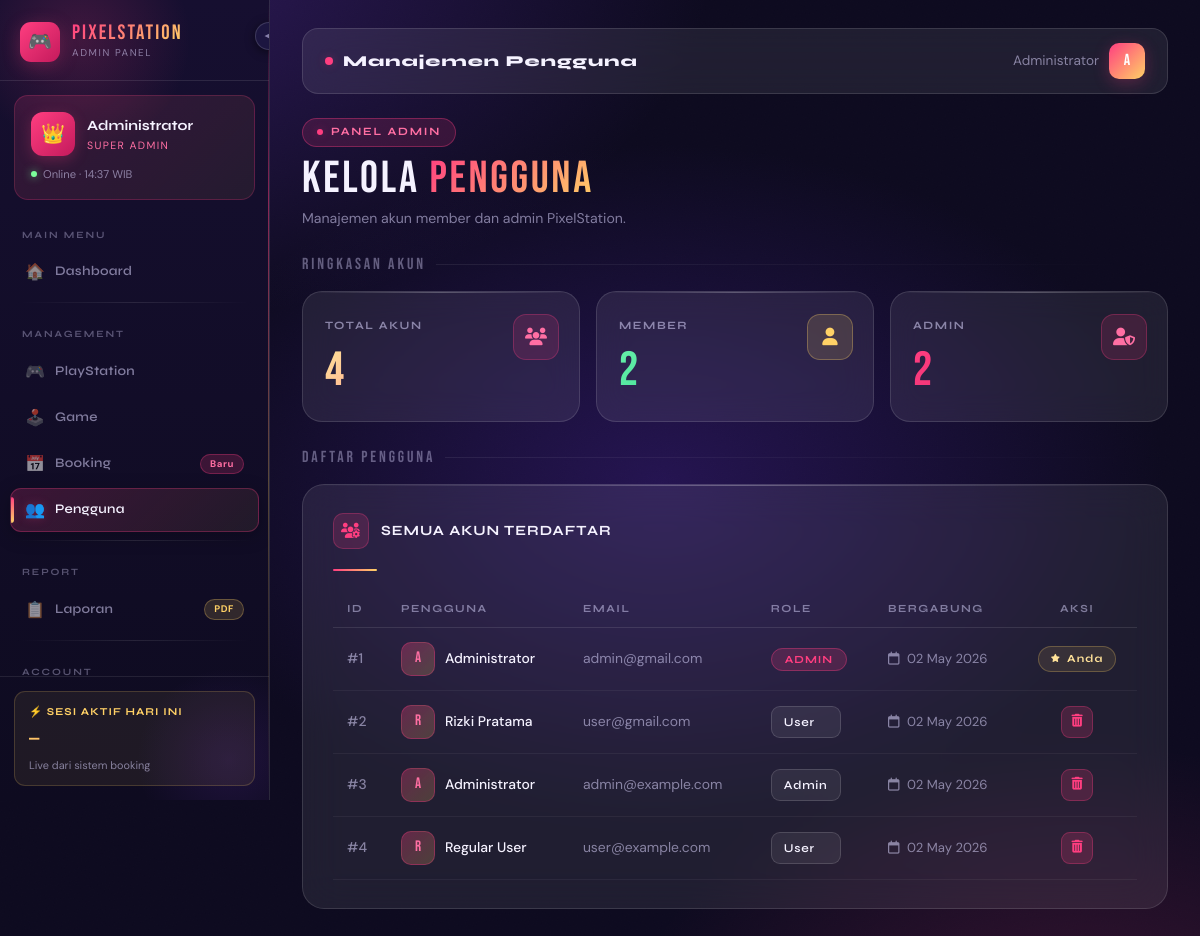
The page /admin/users.php (signed in) on the database its author committed.
### tables this page shows
CREATE TABLE `users` (
  `id` int(11) NOT NULL,
  `nama` varchar(100) NOT NULL,
  `email` varchar(100) NOT NULL,
  `password` varchar(255) NOT NULL,
  `role` enum('admin','user') DEFAULT 'user',
  `created_at` timestamp NOT NULL DEFAULT current_timestamp()
);

### admin/users.php (the view, shortened to what this page needs)
<?php
include "../config/koneksi.php";
$total_users  = mysqli_fetch_assoc(mysqli_query($conn, "SELECT COUNT(*) as total FROM users WHERE role='user'"));
$total_admins = mysqli_fetch_assoc(mysqli_query($conn, "SELECT COUNT(*) as total FROM users WHERE role='admin'"));
$total_all    = mysqli_fetch_assoc(mysqli_query($conn, "SELECT COUNT(*) as total FROM users"));
$users = mysqli_query($conn, "SELECT * FROM users ORDER BY id ASC");
?>
<!DOCTYPE html>
<html lang="id">
<head>
    <link href="https://cdn.jsdelivr.net/npm/bootstrap@5.3.3/dist/css/bootstrap.min.css" rel="stylesheet">
    <link rel="stylesheet" href="https://cdnjs.cloudflare.com/ajax/libs/font-awesome/6.5.0/css/all.min.css">
</head>
<body>
<?php include 'partials/sidebar.php'; ?>
<div class="main-wrapper">
    <div class="topbar mb-4">
        <div class="topbar-title">
            <span class="dot-live"></span>
            Manajemen Pengguna
        </div>
        <div class="topbar-user">
            <span><?= htmlspecialchars($_SESSION['nama']); ?></span>
            <div class="topbar-avatar"><?= strtoupper(substr($_SESSION['nama'], 0, 1)); ?></div>
        </div>
    </div>
    <div class="mb-4">
        <div class="page-eyebrow">
            <span class="dot-live" style="width:6px;height:6px;"></span>
            Panel Admin
        </div>
        <div class="page-title">Kelola <span>Pengguna</span></div>
        <p class="page-sub">Manajemen akun member dan admin PixelStation.</p>
    </div>
    <div class="section-title">Ringkasan Akun</div>
    <div class="row g-3 mb-4">
        <div class="col-md-4 col-6">
            <div class="stat-card">
                <div class="stat-icon"><i class="fas fa-users"></i></div>
                <div class="stat-label">Total Akun</div>
                <div class="stat-num default"><?= $total_all['total']; ?></div>
            </div>
        </div>
        <div class="col-md-4 col-6">
            <div class="stat-card">
                <div class="stat-icon yellow"><i class="fas fa-user"></i></div>
                <div class="stat-label">Member</div>
                <div class="stat-num green"><?= $total_users['total']; ?></div>
            </div>
        </div>
        <div class="col-md-4 col-6">
            <div class="stat-card">
                <div class="stat-icon"><i class="fas fa-user-shield"></i></div>
                <div class="stat-label">Admin</div>
                <div class="stat-num pink"><?= $total_admins['total']; ?></div>
            </div>
        </div>
    </div>
    <div class="section-title">Daftar Pengguna</div>
    <div class="glass-card">
        <div class="card-heading">
            <div class="ch-icon"><i class="fas fa-users-cog"></i></div>
            Semua Akun Terdaftar
        </div>
        <div class="divider-line"></div>
        <div class="table-responsive">
            <table class="px-table">
                <thead>
                    <tr>
                        <th>ID</th>
                        <th>Pengguna</th>
                        <th>Email</th>
                        <th>Role</th>
                        <th>Bergabung</th>
                        <th class="text-center">Aksi</th>
                    </tr>
                </thead>
                <tbody>
                <?php while ($row = mysqli_fetch_assoc($users)): ?>
                    <tr>
                        <td><strong style="color:var(--muted)">#<?= $row['id']; ?></strong></td>
                        <td>
                            <div class="user-cell">
                                <div class="user-avatar"><?= strtoupper(substr($row['nama'], 0, 1)); ?></div>
                                <strong><?= htmlspecialchars($row['nama']); ?></strong>
                            </div>
                        </td>
                        <td><?= htmlspecialchars($row['email']); ?></td>
                        <td>
                            <?php if ($row['id'] == $_SESSION['id']): ?>
                                <span class="role-badge role-admin"><?= ucfirst($row['role']); ?></span>
                            <?php else: ?>
                                <form method="POST" class="d-inline m-0 p-0">
                                    <select name="role" class="role-select" onchange="this.form.submit()">
                                        <option value="user"  <?= $row['role']=='user'  ? 'selected' : ''; ?>>User</option>
                                        <option value="admin" <?= $row['role']=='admin' ? 'selected' : ''; ?>>Admin</option>
                                    </select>
                                </form>
                            <?php endif; ?>
                        </td>
                        <td>
                            <div class="date-cell">
                                <i class="far fa-calendar me-1"></i>
                                <?= date('d M Y', strtotime($row['created_at'])); ?>
                            </div>
                        </td>
                        <td class="text-center">
                            <?php if ($row['id'] != $_SESSION['id']): ?>
                                <a href="users.php?hapus=<?= $row['id']; ?>" class="btn-action btn-delete" title="Hapus User"
                                   onclick="return confirm('Yakin ingin menghapus user ini?')">
                                    <i class="fas fa-trash-alt"></i>
                                </a>
                            <?php else: ?>
                                <span class="self-tag"><i class="fas fa-star fa-xs"></i> Anda</span>
                            <?php endif; ?>
                        </td>
                    </tr>
                <?php endwhile; ?>
                </tbody>
            </table>
        </div>
    </div>
</div>
</body>
</html>

### admin/partials/sidebar.php (style rules this page uses)
:root { --pink: #FF3E80; --pink-soft: #FF6FA3; --pink-glow: rgba(255,62,128,0.25); --yellow: #FFD166; --yellow-glow: rgba(255,209,102,0.2); --dark: #0E0B20; --dark2: #130F28; --dark3: #1C1640; --card-bg: rgba(255,255,255,0.08); --glass: rgba(255,255,255,0.10); --border: rgba(255,255,255,0.12); --text: #F5F2FF; --muted: rgba(220,215,255,0.55); --sidebar-w: 270px; --sidebar-w-collapsed: 72px; }

### rows shown on the page
users: id "1", nama "A", nama "Administrator", email "admin@gmail.com", role "ADMIN", created_at "02 May 2026", shows "Anda"
users: id "2", nama "R", nama "Rizki Pratama", email "user@gmail.com", role "User", created_at "02 May 2026"
users: id "3", nama "A", nama "Administrator", email "admin@example.com", role "Admin", created_at "02 May 2026"
users: id "4", nama "R", nama "Regular User", email "user@example.com", role "User", created_at "02 May 2026"

### other values the page prints
$_SESSION['nama'] "Administrator"
substr($_SESSION['nama'], 0, 1) "A"
$total_all['total'] "4"
$total_users['total'] "2"
$total_admins['total'] "2"
